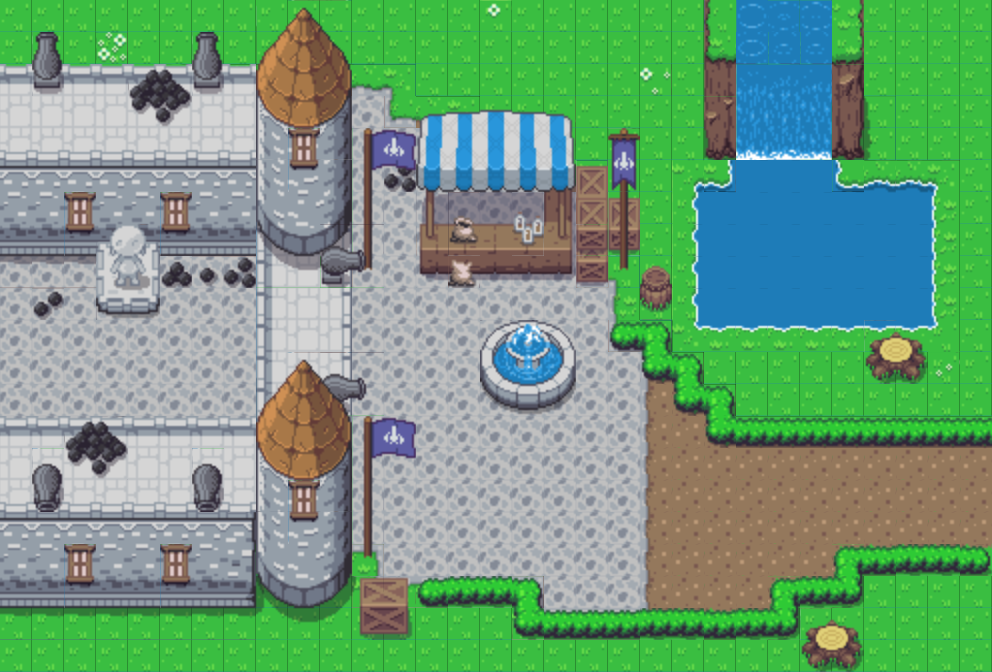

The image is a tile-based game level rendered from a .tmx file. Its description and source (layers, tilesets, objects; grid data summarised) follow:
An orthogonal 31x21 tile map with 32x32 px tiles, 5 tile layers (ground_layer1, ground_layer2, ground_layer3, ground_layer4, ...).

<map version="1.10" tiledversion="1.11.2" orientation="orthogonal" renderorder="right-down" width="31" height="21" tilewidth="32" tileheight="32" infinite="0" nextlayerid="7" nextobjectid="1">
 <tileset firstgid="1" source="../tsx/converted-Overworld.tsx" />
 <layer id="1" name="ground_layer1" width="31" height="21">
  <data>[651 cells, 651 non-empty, 25 distinct tile ids]</data>
 </layer>
 <layer id="2" name="ground_layer2" width="31" height="21">
  <data>[651 cells, 257 non-empty, 102 distinct tile ids]</data>
 </layer>
 <layer id="6" name="ground_layer3" width="31" height="21">
  <data>[651 cells, 79 non-empty, 41 distinct tile ids]</data>
 </layer>
 <layer id="3" name="ground_layer4" width="31" height="21">
  <data>[651 cells, 84 non-empty, 40 distinct tile ids]</data>
 </layer>
 <layer id="5" name="ground_layer5" width="31" height="21">
  <data>[651 cells, 8 non-empty, 6 distinct tile ids]</data>
 </layer>
</map>
